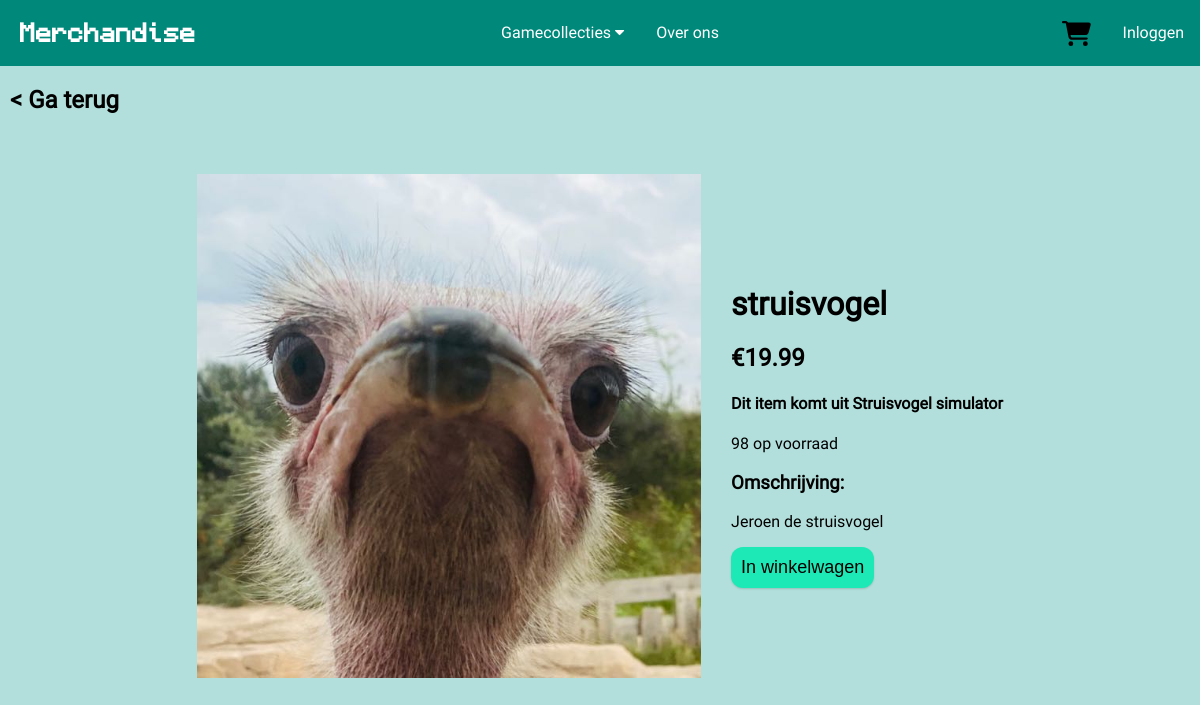
The page /detail.php?id=5 on the database its author committed.
### tables this page shows
CREATE TABLE `gamemerch` (
  `naam` varchar(100) NOT NULL,
  `game` varchar(100) NOT NULL,
  `prijs` float NOT NULL,
  `voorraad` int NOT NULL,
  `id` int NOT NULL,
  `beschrijving` varchar(255) DEFAULT NULL,
  `foto` varchar(255) DEFAULT NULL
);

### detail.php (the view, shortened to what this page needs)
<?php
require "connect.php";
$sql = "SELECT * FROM gamemerch WHERE id = ?";
$items = $pdo->prepare($sql);
$items->execute([$_GET["id"]]);
$product = $items->fetch();
?>
<!DOCTYPE html>
<html lang="en">
<head>
    <link rel="stylesheet" href="style.css">
</head>
<body>
    <?php require "nav.php" ?>
    <a href="index.php" class="backbutton">
        <h2>&lt; Ga terug</h2>
    </a>
    <div class="detail">
        <img src="media/itemimg/<?= $product["foto"] ?>" class="productimg" alt="<?= $product["foto"] ?>">
        <div class="mgl">
            <h1><?= $product["naam"] ?></h1>
            <h2>€<?= $product["prijs"] ?></h2>
            <h4>Dit item komt uit <?= $product["game"] ?></h4>
            <p><?= $product["voorraad"] ?> op voorraad</p>
            <h3>Omschrijving:</h3>
            <p><?= $product["beschrijving"] ?></p>
            <button class="cartbtn shadow" onclick="add(<?= $product["id"] ?>)">In winkelwagen</button>
        </div>
    </div>
</body>
</html>

### style.css (style rules this page uses)
html { height: 100%; margin: 0; }
body { margin: 0; font-family: Roboto; background-color: #B2DFDB; height: 100%; }
a { text-decoration: none; color: inherit; }
.detail { height: 90%; display: flex; align-items: center; justify-content: center; }
.cartbtn { background-color: #1DE9B6; border: none; padding: 10px; border-radius: 12px; font-size: large; }
.shadow { position: relative; box-shadow: 0 1px 2px rgba(0, 0, 0, 0.15); transition: all 0.3s ease-in-out; }
.shadow::after { content: ''; position: absolute; z-index: -1; opacity: 0; box-shadow: 0 5px 15px rgba(0, 0, 0, 0.3); transition: opacity 0.3s ease-in-out; }
.mgl { margin-left: 30px; }
.productimg { max-width: 50%; max-height: 70%; }
.backbutton { position: fixed; margin-left: 10px; }

### rows shown on the page
gamemerch: foto (picture), naam "struisvogel", prijs "19.99", game "Struisvogel simulator", voorraad "98", beschrijving "Jeroen de struisvogel"
